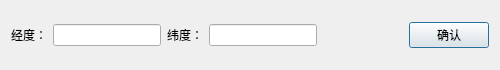
<?xml version="1.0" encoding="UTF-8"?>
<ui version="4.0">
 <class>ProjCenterDialog</class>
 <widget class="QDialog" name="ProjCenterDialog">
  <property name="geometry">
   <rect>
    <x>0</x>
    <y>0</y>
    <width>500</width>
    <height>70</height>
   </rect>
  </property>
  <property name="minimumSize">
   <size>
    <width>300</width>
    <height>40</height>
   </size>
  </property>
  <property name="maximumSize">
   <size>
    <width>500</width>
    <height>70</height>
   </size>
  </property>
  <property name="windowTitle">
   <string>设置投影中心</string>
  </property>
  <layout class="QGridLayout" name="gridLayout">
   <item row="0" column="0">
    <widget class="QLabel" name="label">
     <property name="text">
      <string>经度：</string>
     </property>
    </widget>
   </item>
   <item row="0" column="1">
    <widget class="QLineEdit" name="lineEdit_Lon"/>
   </item>
   <item row="0" column="2">
    <widget class="QLabel" name="label_2">
     <property name="text">
      <string>纬度：</string>
     </property>
    </widget>
   </item>
   <item row="0" column="3">
    <widget class="QLineEdit" name="lineEdit_Lat"/>
   </item>
   <item row="0" column="5">
    <widget class="QPushButton" name="pushButton_OK">
     <property name="text">
      <string>确认</string>
     </property>
    </widget>
   </item>
   <item row="0" column="4">
    <spacer name="horizontalSpacer">
     <property name="orientation">
      <enum>Qt::Horizontal</enum>
     </property>
     <property name="sizeHint" stdset="0">
      <size>
       <width>40</width>
       <height>20</height>
      </size>
     </property>
    </spacer>
   </item>
  </layout>
 </widget>
 <resources/>
 <connections/>
</ui>
